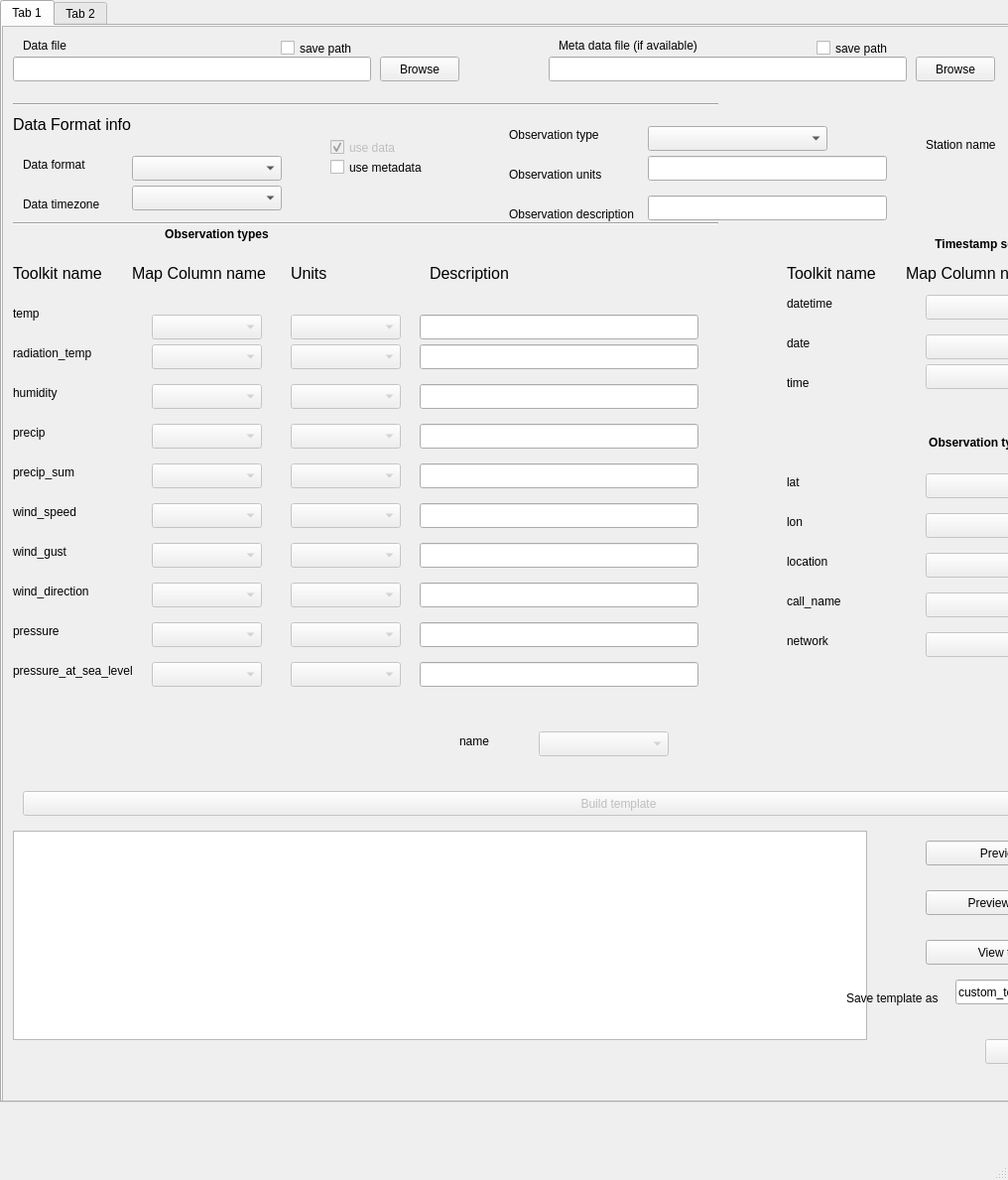
<?xml version="1.0" encoding="UTF-8"?>
<ui version="4.0">
 <class>MainWindow</class>
 <widget class="QMainWindow" name="MainWindow">
  <property name="geometry">
   <rect>
    <x>0</x>
    <y>0</y>
    <width>1016</width>
    <height>1189</height>
   </rect>
  </property>
  <property name="sizePolicy">
   <sizepolicy hsizetype="Preferred" vsizetype="Preferred">
    <horstretch>0</horstretch>
    <verstretch>0</verstretch>
   </sizepolicy>
  </property>
  <property name="windowTitle">
   <string>MainWindow</string>
  </property>
  <widget class="QWidget" name="centralwidget">
   <property name="sizePolicy">
    <sizepolicy hsizetype="Preferred" vsizetype="Preferred">
     <horstretch>0</horstretch>
     <verstretch>0</verstretch>
    </sizepolicy>
   </property>
   <widget class="QTabWidget" name="tabWidget">
    <property name="geometry">
     <rect>
      <x>0</x>
      <y>0</y>
      <width>1241</width>
      <height>1111</height>
     </rect>
    </property>
    <property name="sizePolicy">
     <sizepolicy hsizetype="Preferred" vsizetype="Preferred">
      <horstretch>0</horstretch>
      <verstretch>0</verstretch>
     </sizepolicy>
    </property>
    <property name="currentIndex">
     <number>0</number>
    </property>
    <widget class="QWidget" name="tab">
     <property name="sizePolicy">
      <sizepolicy hsizetype="Preferred" vsizetype="Preferred">
       <horstretch>0</horstretch>
       <verstretch>0</verstretch>
      </sizepolicy>
     </property>
     <attribute name="title">
      <string>Tab 1</string>
     </attribute>
     <widget class="QScrollArea" name="scrollArea">
      <property name="geometry">
       <rect>
        <x>0</x>
        <y>0</y>
        <width>1500</width>
        <height>1200</height>
       </rect>
      </property>
      <property name="sizePolicy">
       <sizepolicy hsizetype="Preferred" vsizetype="Preferred">
        <horstretch>0</horstretch>
        <verstretch>0</verstretch>
       </sizepolicy>
      </property>
      <property name="minimumSize">
       <size>
        <width>500</width>
        <height>1200</height>
       </size>
      </property>
      <property name="maximumSize">
       <size>
        <width>16777215</width>
        <height>16777215</height>
       </size>
      </property>
      <property name="verticalScrollBarPolicy">
       <enum>Qt::ScrollBarAlwaysOn</enum>
      </property>
      <property name="sizeAdjustPolicy">
       <enum>QAbstractScrollArea::AdjustToContents</enum>
      </property>
      <property name="widgetResizable">
       <bool>true</bool>
      </property>
      <widget class="QWidget" name="scrollAreaWidgetContents">
       <property name="enabled">
        <bool>true</bool>
       </property>
       <property name="geometry">
        <rect>
         <x>0</x>
         <y>0</y>
         <width>1200</width>
         <height>1198</height>
        </rect>
       </property>
       <property name="sizePolicy">
        <sizepolicy hsizetype="Preferred" vsizetype="Preferred">
         <horstretch>20</horstretch>
         <verstretch>20</verstretch>
        </sizepolicy>
       </property>
       <property name="maximumSize">
        <size>
         <width>1200</width>
         <height>1200</height>
        </size>
       </property>
       <widget class="QPushButton" name="save_template">
        <property name="enabled">
         <bool>false</bool>
        </property>
        <property name="geometry">
         <rect>
          <x>1560</x>
          <y>970</y>
          <width>80</width>
          <height>25</height>
         </rect>
        </property>
        <property name="text">
         <string>Save</string>
        </property>
       </widget>
       <widget class="QLabel" name="label_7">
        <property name="geometry">
         <rect>
          <x>430</x>
          <y>240</y>
          <width>111</width>
          <height>17</height>
         </rect>
        </property>
        <property name="font">
         <font>
          <pointsize>12</pointsize>
         </font>
        </property>
        <property name="text">
         <string>Description</string>
        </property>
       </widget>
       <widget class="QComboBox" name="loc_col_CB">
        <property name="enabled">
         <bool>false</bool>
        </property>
        <property name="geometry">
         <rect>
          <x>930</x>
          <y>530</y>
          <width>111</width>
          <height>25</height>
         </rect>
        </property>
       </widget>
       <widget class="QComboBox" name="radtemp_col_CB">
        <property name="enabled">
         <bool>false</bool>
        </property>
        <property name="geometry">
         <rect>
          <x>150</x>
          <y>320</y>
          <width>111</width>
          <height>25</height>
         </rect>
        </property>
       </widget>
       <widget class="QLabel" name="label_50">
        <property name="geometry">
         <rect>
          <x>510</x>
          <y>100</y>
          <width>111</width>
          <height>17</height>
         </rect>
        </property>
        <property name="text">
         <string>Observation type</string>
        </property>
       </widget>
       <widget class="QComboBox" name="dir_col_CB">
        <property name="enabled">
         <bool>false</bool>
        </property>
        <property name="geometry">
         <rect>
          <x>150</x>
          <y>560</y>
          <width>111</width>
          <height>25</height>
         </rect>
        </property>
       </widget>
       <widget class="QComboBox" name="psea_col_CB">
        <property name="enabled">
         <bool>false</bool>
        </property>
        <property name="geometry">
         <rect>
          <x>150</x>
          <y>640</y>
          <width>111</width>
          <height>25</height>
         </rect>
        </property>
       </widget>
       <widget class="QPushButton" name="Browse_data_B">
        <property name="geometry">
         <rect>
          <x>380</x>
          <y>30</y>
          <width>80</width>
          <height>25</height>
         </rect>
        </property>
        <property name="text">
         <string>Browse</string>
        </property>
       </widget>
       <widget class="QCheckBox" name="save_data_path">
        <property name="geometry">
         <rect>
          <x>280</x>
          <y>10</y>
          <width>82</width>
          <height>23</height>
         </rect>
        </property>
        <property name="text">
         <string>save path</string>
        </property>
       </widget>
       <widget class="QLineEdit" name="gust_desc_T">
        <property name="enabled">
         <bool>true</bool>
        </property>
        <property name="geometry">
         <rect>
          <x>420</x>
          <y>520</y>
          <width>281</width>
          <height>25</height>
         </rect>
        </property>
       </widget>
       <widget class="QLabel" name="label_30">
        <property name="geometry">
         <rect>
          <x>460</x>
          <y>710</y>
          <width>91</width>
          <height>20</height>
         </rect>
        </property>
        <property name="text">
         <string>name</string>
        </property>
       </widget>
       <widget class="QLineEdit" name="hum_desc_T">
        <property name="enabled">
         <bool>true</bool>
        </property>
        <property name="geometry">
         <rect>
          <x>420</x>
          <y>360</y>
          <width>281</width>
          <height>25</height>
         </rect>
        </property>
       </widget>
       <widget class="QPushButton" name="build_B">
        <property name="enabled">
         <bool>false</bool>
        </property>
        <property name="geometry">
         <rect>
          <x>20</x>
          <y>770</y>
          <width>1201</width>
          <height>25</height>
         </rect>
        </property>
        <property name="text">
         <string>Build template</string>
        </property>
       </widget>
       <widget class="QLabel" name="label_34">
        <property name="geometry">
         <rect>
          <x>1060</x>
          <y>530</y>
          <width>151</width>
          <height>17</height>
         </rect>
        </property>
        <property name="text">
         <string>Location name (city name-</string>
        </property>
       </widget>
       <widget class="QLineEdit" name="metadata_file_T">
        <property name="geometry">
         <rect>
          <x>550</x>
          <y>30</y>
          <width>361</width>
          <height>25</height>
         </rect>
        </property>
       </widget>
       <widget class="QComboBox" name="hum_col_CB">
        <property name="enabled">
         <bool>false</bool>
        </property>
        <property name="geometry">
         <rect>
          <x>150</x>
          <y>360</y>
          <width>111</width>
          <height>25</height>
         </rect>
        </property>
       </widget>
       <widget class="QLabel" name="label_21">
        <property name="geometry">
         <rect>
          <x>790</x>
          <y>240</y>
          <width>101</width>
          <height>17</height>
         </rect>
        </property>
        <property name="font">
         <font>
          <pointsize>12</pointsize>
         </font>
        </property>
        <property name="text">
         <string>Toolkit name</string>
        </property>
       </widget>
       <widget class="QLabel" name="label_24">
        <property name="geometry">
         <rect>
          <x>790</x>
          <y>310</y>
          <width>101</width>
          <height>17</height>
         </rect>
        </property>
        <property name="text">
         <string>date</string>
        </property>
       </widget>
       <widget class="QComboBox" name="call_col_CB">
        <property name="enabled">
         <bool>false</bool>
        </property>
        <property name="geometry">
         <rect>
          <x>930</x>
          <y>570</y>
          <width>111</width>
          <height>25</height>
         </rect>
        </property>
       </widget>
       <widget class="QLabel" name="label_37">
        <property name="geometry">
         <rect>
          <x>1250</x>
          <y>980</y>
          <width>111</width>
          <height>17</height>
         </rect>
        </property>
        <property name="text">
         <string>Save template as</string>
        </property>
       </widget>
       <widget class="QLabel" name="label_22">
        <property name="geometry">
         <rect>
          <x>790</x>
          <y>270</y>
          <width>101</width>
          <height>17</height>
         </rect>
        </property>
        <property name="text">
         <string>datetime</string>
        </property>
       </widget>
       <widget class="QComboBox" name="dir_units_CB">
        <property name="enabled">
         <bool>false</bool>
        </property>
        <property name="geometry">
         <rect>
          <x>290</x>
          <y>560</y>
          <width>111</width>
          <height>25</height>
         </rect>
        </property>
       </widget>
       <widget class="QComboBox" name="hum_units_CB">
        <property name="enabled">
         <bool>false</bool>
        </property>
        <property name="geometry">
         <rect>
          <x>290</x>
          <y>360</y>
          <width>111</width>
          <height>25</height>
         </rect>
        </property>
       </widget>
       <widget class="QComboBox" name="name_col_CB">
        <property name="enabled">
         <bool>false</bool>
        </property>
        <property name="geometry">
         <rect>
          <x>540</x>
          <y>710</y>
          <width>131</width>
          <height>25</height>
         </rect>
        </property>
       </widget>
       <widget class="QComboBox" name="gust_col_CB">
        <property name="enabled">
         <bool>false</bool>
        </property>
        <property name="geometry">
         <rect>
          <x>150</x>
          <y>520</y>
          <width>111</width>
          <height>25</height>
         </rect>
        </property>
       </widget>
       <widget class="QLabel" name="label_26">
        <property name="geometry">
         <rect>
          <x>790</x>
          <y>570</y>
          <width>101</width>
          <height>17</height>
         </rect>
        </property>
        <property name="text">
         <string>call_name</string>
        </property>
       </widget>
       <widget class="QLabel" name="label_16">
        <property name="geometry">
         <rect>
          <x>10</x>
          <y>640</y>
          <width>131</width>
          <height>17</height>
         </rect>
        </property>
        <property name="text">
         <string>pressure_at_sea_level</string>
        </property>
       </widget>
       <widget class="QLabel" name="label_10">
        <property name="geometry">
         <rect>
          <x>10</x>
          <y>400</y>
          <width>101</width>
          <height>17</height>
         </rect>
        </property>
        <property name="text">
         <string>precip</string>
        </property>
       </widget>
       <widget class="QComboBox" name="date_col_CB">
        <property name="enabled">
         <bool>false</bool>
        </property>
        <property name="geometry">
         <rect>
          <x>930</x>
          <y>310</y>
          <width>111</width>
          <height>25</height>
         </rect>
        </property>
       </widget>
       <widget class="QComboBox" name="pre_col_CB">
        <property name="enabled">
         <bool>false</bool>
        </property>
        <property name="geometry">
         <rect>
          <x>150</x>
          <y>400</y>
          <width>111</width>
          <height>25</height>
         </rect>
        </property>
       </widget>
       <widget class="QLabel" name="label_39">
        <property name="geometry">
         <rect>
          <x>1060</x>
          <y>610</y>
          <width>151</width>
          <height>17</height>
         </rect>
        </property>
        <property name="text">
         <string>Network name</string>
        </property>
       </widget>
       <widget class="QLabel" name="label">
        <property name="geometry">
         <rect>
          <x>20</x>
          <y>10</y>
          <width>54</width>
          <height>17</height>
         </rect>
        </property>
        <property name="text">
         <string>Data file</string>
        </property>
       </widget>
       <widget class="QComboBox" name="gust_units_CB">
        <property name="enabled">
         <bool>false</bool>
        </property>
        <property name="geometry">
         <rect>
          <x>290</x>
          <y>520</y>
          <width>111</width>
          <height>25</height>
         </rect>
        </property>
       </widget>
       <widget class="QLabel" name="label_35">
        <property name="geometry">
         <rect>
          <x>790</x>
          <y>530</y>
          <width>101</width>
          <height>17</height>
         </rect>
        </property>
        <property name="text">
         <string>location</string>
        </property>
       </widget>
       <widget class="QComboBox" name="lon_col_CB">
        <property name="enabled">
         <bool>false</bool>
        </property>
        <property name="geometry">
         <rect>
          <x>930</x>
          <y>490</y>
          <width>111</width>
          <height>25</height>
         </rect>
        </property>
       </widget>
       <widget class="QPushButton" name="preview_data">
        <property name="geometry">
         <rect>
          <x>1330</x>
          <y>830</y>
          <width>181</width>
          <height>25</height>
         </rect>
        </property>
        <property name="text">
         <string>Preview Data</string>
        </property>
       </widget>
       <widget class="QComboBox" name="p_units_CB">
        <property name="enabled">
         <bool>false</bool>
        </property>
        <property name="geometry">
         <rect>
          <x>290</x>
          <y>600</y>
          <width>111</width>
          <height>25</height>
         </rect>
        </property>
       </widget>
       <widget class="QLabel" name="label_6">
        <property name="geometry">
         <rect>
          <x>290</x>
          <y>240</y>
          <width>111</width>
          <height>17</height>
         </rect>
        </property>
        <property name="font">
         <font>
          <pointsize>12</pointsize>
         </font>
        </property>
        <property name="text">
         <string>Units</string>
        </property>
       </widget>
       <widget class="QComboBox" name="p_col_CB">
        <property name="enabled">
         <bool>false</bool>
        </property>
        <property name="geometry">
         <rect>
          <x>150</x>
          <y>600</y>
          <width>111</width>
          <height>25</height>
         </rect>
        </property>
       </widget>
       <widget class="QLabel" name="label_27">
        <property name="geometry">
         <rect>
          <x>790</x>
          <y>610</y>
          <width>101</width>
          <height>17</height>
         </rect>
        </property>
        <property name="text">
         <string>network</string>
        </property>
       </widget>
       <widget class="QLabel" name="label_14">
        <property name="geometry">
         <rect>
          <x>10</x>
          <y>560</y>
          <width>101</width>
          <height>17</height>
         </rect>
        </property>
        <property name="text">
         <string>wind_direction</string>
        </property>
       </widget>
       <widget class="QLabel" name="label_11">
        <property name="geometry">
         <rect>
          <x>10</x>
          <y>440</y>
          <width>101</width>
          <height>17</height>
         </rect>
        </property>
        <property name="text">
         <string>precip_sum</string>
        </property>
       </widget>
       <widget class="QComboBox" name="radtemp_units_CB">
        <property name="enabled">
         <bool>false</bool>
        </property>
        <property name="geometry">
         <rect>
          <x>290</x>
          <y>320</y>
          <width>111</width>
          <height>25</height>
         </rect>
        </property>
       </widget>
       <widget class="QLabel" name="label_17">
        <property name="geometry">
         <rect>
          <x>10</x>
          <y>240</y>
          <width>101</width>
          <height>17</height>
         </rect>
        </property>
        <property name="font">
         <font>
          <pointsize>12</pointsize>
         </font>
        </property>
        <property name="text">
         <string>Toolkit name</string>
        </property>
       </widget>
       <widget class="QLabel" name="label_18">
        <property name="geometry">
         <rect>
          <x>800</x>
          <y>210</y>
          <width>391</width>
          <height>17</height>
         </rect>
        </property>
        <property name="font">
         <font>
          <weight>75</weight>
          <bold>true</bold>
         </font>
        </property>
        <property name="text">
         <string>Timestamp settings</string>
        </property>
        <property name="alignment">
         <set>Qt::AlignCenter</set>
        </property>
       </widget>
       <widget class="QLabel" name="label_54">
        <property name="geometry">
         <rect>
          <x>20</x>
          <y>170</y>
          <width>111</width>
          <height>17</height>
         </rect>
        </property>
        <property name="text">
         <string>Data timezone</string>
        </property>
       </widget>
       <widget class="QLineEdit" name="pre_desc_T">
        <property name="enabled">
         <bool>true</bool>
        </property>
        <property name="geometry">
         <rect>
          <x>420</x>
          <y>400</y>
          <width>281</width>
          <height>25</height>
         </rect>
        </property>
       </widget>
       <widget class="QLabel" name="label_8">
        <property name="geometry">
         <rect>
          <x>10</x>
          <y>320</y>
          <width>101</width>
          <height>17</height>
         </rect>
        </property>
        <property name="text">
         <string>radiation_temp</string>
        </property>
       </widget>
       <widget class="QComboBox" name="network_col_CB">
        <property name="enabled">
         <bool>false</bool>
        </property>
        <property name="geometry">
         <rect>
          <x>930</x>
          <y>610</y>
          <width>111</width>
          <height>25</height>
         </rect>
        </property>
       </widget>
       <widget class="QComboBox" name="pre_units_CB">
        <property name="enabled">
         <bool>false</bool>
        </property>
        <property name="geometry">
         <rect>
          <x>290</x>
          <y>400</y>
          <width>111</width>
          <height>25</height>
         </rect>
        </property>
       </widget>
       <widget class="QLabel" name="label_38">
        <property name="geometry">
         <rect>
          <x>1060</x>
          <y>570</y>
          <width>151</width>
          <height>17</height>
         </rect>
        </property>
        <property name="text">
         <string>Pseudo name</string>
        </property>
       </widget>
       <widget class="QLineEdit" name="p_desc_T">
        <property name="enabled">
         <bool>true</bool>
        </property>
        <property name="geometry">
         <rect>
          <x>420</x>
          <y>600</y>
          <width>281</width>
          <height>25</height>
         </rect>
        </property>
       </widget>
       <widget class="QLabel" name="label_33">
        <property name="geometry">
         <rect>
          <x>790</x>
          <y>450</y>
          <width>101</width>
          <height>17</height>
         </rect>
        </property>
        <property name="text">
         <string>lat</string>
        </property>
       </widget>
       <widget class="QLabel" name="label_20">
        <property name="geometry">
         <rect>
          <x>1070</x>
          <y>240</y>
          <width>111</width>
          <height>17</height>
         </rect>
        </property>
        <property name="font">
         <font>
          <pointsize>12</pointsize>
         </font>
        </property>
        <property name="text">
         <string>Format</string>
        </property>
       </widget>
       <widget class="QLabel" name="label_49">
        <property name="geometry">
         <rect>
          <x>20</x>
          <y>130</y>
          <width>111</width>
          <height>17</height>
         </rect>
        </property>
        <property name="text">
         <string>Data format</string>
        </property>
       </widget>
       <widget class="QLabel" name="label_4">
        <property name="geometry">
         <rect>
          <x>20</x>
          <y>200</y>
          <width>391</width>
          <height>17</height>
         </rect>
        </property>
        <property name="font">
         <font>
          <weight>75</weight>
          <bold>true</bold>
         </font>
        </property>
        <property name="text">
         <string>Observation types</string>
        </property>
        <property name="alignment">
         <set>Qt::AlignCenter</set>
        </property>
       </widget>
       <widget class="QLineEdit" name="datetime_fmt_T">
        <property name="enabled">
         <bool>true</bool>
        </property>
        <property name="geometry">
         <rect>
          <x>1070</x>
          <y>270</y>
          <width>171</width>
          <height>25</height>
         </rect>
        </property>
       </widget>
       <widget class="QPushButton" name="Browse_metadata_B">
        <property name="geometry">
         <rect>
          <x>920</x>
          <y>30</y>
          <width>80</width>
          <height>25</height>
         </rect>
        </property>
        <property name="text">
         <string>Browse</string>
        </property>
       </widget>
       <widget class="QLineEdit" name="data_file_T">
        <property name="geometry">
         <rect>
          <x>10</x>
          <y>30</y>
          <width>361</width>
          <height>25</height>
         </rect>
        </property>
       </widget>
       <widget class="QLabel" name="label_36">
        <property name="geometry">
         <rect>
          <x>790</x>
          <y>410</y>
          <width>391</width>
          <height>17</height>
         </rect>
        </property>
        <property name="font">
         <font>
          <weight>75</weight>
          <bold>true</bold>
         </font>
        </property>
        <property name="text">
         <string>Observation types</string>
        </property>
        <property name="alignment">
         <set>Qt::AlignCenter</set>
        </property>
       </widget>
       <widget class="QLineEdit" name="dir_desc_T">
        <property name="enabled">
         <bool>true</bool>
        </property>
        <property name="geometry">
         <rect>
          <x>420</x>
          <y>560</y>
          <width>281</width>
          <height>25</height>
         </rect>
        </property>
       </widget>
       <widget class="QLabel" name="label_48">
        <property name="geometry">
         <rect>
          <x>10</x>
          <y>90</y>
          <width>261</width>
          <height>17</height>
         </rect>
        </property>
        <property name="font">
         <font>
          <pointsize>12</pointsize>
         </font>
        </property>
        <property name="text">
         <string>Data Format info</string>
        </property>
       </widget>
       <widget class="QCheckBox" name="checkBox">
        <property name="enabled">
         <bool>false</bool>
        </property>
        <property name="geometry">
         <rect>
          <x>330</x>
          <y>110</y>
          <width>82</width>
          <height>23</height>
         </rect>
        </property>
        <property name="text">
         <string>use data</string>
        </property>
        <property name="checkable">
         <bool>true</bool>
        </property>
        <property name="checked">
         <bool>true</bool>
        </property>
        <property name="autoExclusive">
         <bool>false</bool>
        </property>
       </widget>
       <widget class="QLineEdit" name="radtemp_desc_T">
        <property name="enabled">
         <bool>true</bool>
        </property>
        <property name="geometry">
         <rect>
          <x>420</x>
          <y>320</y>
          <width>281</width>
          <height>25</height>
         </rect>
        </property>
       </widget>
       <widget class="QLabel" name="label_13">
        <property name="geometry">
         <rect>
          <x>10</x>
          <y>520</y>
          <width>101</width>
          <height>17</height>
         </rect>
        </property>
        <property name="text">
         <string>wind_gust</string>
        </property>
       </widget>
       <widget class="QComboBox" name="lat_col_CB">
        <property name="enabled">
         <bool>false</bool>
        </property>
        <property name="geometry">
         <rect>
          <x>930</x>
          <y>450</y>
          <width>111</width>
          <height>25</height>
         </rect>
        </property>
       </widget>
       <widget class="QComboBox" name="browse_format">
        <property name="geometry">
         <rect>
          <x>130</x>
          <y>130</y>
          <width>151</width>
          <height>25</height>
         </rect>
        </property>
       </widget>
       <widget class="QLabel" name="label_3">
        <property name="geometry">
         <rect>
          <x>10</x>
          <y>280</y>
          <width>101</width>
          <height>17</height>
         </rect>
        </property>
        <property name="text">
         <string>temp</string>
        </property>
       </widget>
       <widget class="Line" name="line_5">
        <property name="geometry">
         <rect>
          <x>10</x>
          <y>70</y>
          <width>711</width>
          <height>16</height>
         </rect>
        </property>
        <property name="font">
         <font>
          <pointsize>14</pointsize>
         </font>
        </property>
        <property name="orientation">
         <enum>Qt::Horizontal</enum>
        </property>
       </widget>
       <widget class="QComboBox" name="datetime_col_CB">
        <property name="enabled">
         <bool>false</bool>
        </property>
        <property name="geometry">
         <rect>
          <x>930</x>
          <y>270</y>
          <width>111</width>
          <height>25</height>
         </rect>
        </property>
       </widget>
       <widget class="QLabel" name="label_25">
        <property name="geometry">
         <rect>
          <x>790</x>
          <y>490</y>
          <width>101</width>
          <height>17</height>
         </rect>
        </property>
        <property name="text">
         <string>lon</string>
        </property>
       </widget>
       <widget class="QLabel" name="label_31">
        <property name="geometry">
         <rect>
          <x>1060</x>
          <y>450</y>
          <width>151</width>
          <height>17</height>
         </rect>
        </property>
        <property name="text">
         <string>Latitude</string>
        </property>
       </widget>
       <widget class="QLabel" name="label_9">
        <property name="geometry">
         <rect>
          <x>10</x>
          <y>360</y>
          <width>101</width>
          <height>17</height>
         </rect>
        </property>
        <property name="text">
         <string>humidity</string>
        </property>
       </widget>
       <widget class="QLabel" name="label_51">
        <property name="geometry">
         <rect>
          <x>510</x>
          <y>140</y>
          <width>111</width>
          <height>17</height>
         </rect>
        </property>
        <property name="text">
         <string>Observation units</string>
        </property>
       </widget>
       <widget class="QLabel" name="label_23">
        <property name="geometry">
         <rect>
          <x>790</x>
          <y>350</y>
          <width>101</width>
          <height>17</height>
         </rect>
        </property>
        <property name="text">
         <string>time</string>
        </property>
       </widget>
       <widget class="QLabel" name="label_12">
        <property name="geometry">
         <rect>
          <x>10</x>
          <y>480</y>
          <width>101</width>
          <height>17</height>
         </rect>
        </property>
        <property name="text">
         <string>wind_speed</string>
        </property>
       </widget>
       <widget class="QComboBox" name="psea_units_CB">
        <property name="enabled">
         <bool>false</bool>
        </property>
        <property name="geometry">
         <rect>
          <x>290</x>
          <y>640</y>
          <width>111</width>
          <height>25</height>
         </rect>
        </property>
       </widget>
       <widget class="QLineEdit" name="date_fmt_T">
        <property name="enabled">
         <bool>true</bool>
        </property>
        <property name="geometry">
         <rect>
          <x>1070</x>
          <y>310</y>
          <width>171</width>
          <height>25</height>
         </rect>
        </property>
       </widget>
       <widget class="QLabel" name="label_19">
        <property name="geometry">
         <rect>
          <x>910</x>
          <y>240</y>
          <width>151</width>
          <height>17</height>
         </rect>
        </property>
        <property name="font">
         <font>
          <pointsize>12</pointsize>
         </font>
        </property>
        <property name="text">
         <string>Map Column name</string>
        </property>
       </widget>
       <widget class="QLineEdit" name="psea_desc_T">
        <property name="enabled">
         <bool>true</bool>
        </property>
        <property name="geometry">
         <rect>
          <x>420</x>
          <y>640</y>
          <width>281</width>
          <height>25</height>
         </rect>
        </property>
       </widget>
       <widget class="Line" name="line">
        <property name="geometry">
         <rect>
          <x>10</x>
          <y>190</y>
          <width>711</width>
          <height>16</height>
         </rect>
        </property>
        <property name="font">
         <font>
          <pointsize>14</pointsize>
         </font>
        </property>
        <property name="orientation">
         <enum>Qt::Horizontal</enum>
        </property>
       </widget>
       <widget class="QCheckBox" name="save_metadata_path">
        <property name="geometry">
         <rect>
          <x>820</x>
          <y>10</y>
          <width>82</width>
          <height>23</height>
         </rect>
        </property>
        <property name="text">
         <string>save path</string>
        </property>
       </widget>
       <widget class="QLabel" name="label_5">
        <property name="geometry">
         <rect>
          <x>130</x>
          <y>240</y>
          <width>151</width>
          <height>17</height>
         </rect>
        </property>
        <property name="font">
         <font>
          <pointsize>12</pointsize>
         </font>
        </property>
        <property name="text">
         <string>Map Column name</string>
        </property>
       </widget>
       <widget class="QComboBox" name="pre_s_units_CB">
        <property name="enabled">
         <bool>false</bool>
        </property>
        <property name="geometry">
         <rect>
          <x>290</x>
          <y>440</y>
          <width>111</width>
          <height>25</height>
         </rect>
        </property>
       </widget>
       <widget class="QLabel" name="label_53">
        <property name="geometry">
         <rect>
          <x>930</x>
          <y>110</y>
          <width>111</width>
          <height>17</height>
         </rect>
        </property>
        <property name="text">
         <string>Station name</string>
        </property>
       </widget>
       <widget class="QLineEdit" name="pre_s_desc_T">
        <property name="enabled">
         <bool>true</bool>
        </property>
        <property name="geometry">
         <rect>
          <x>420</x>
          <y>440</y>
          <width>281</width>
          <height>25</height>
         </rect>
        </property>
       </widget>
       <widget class="QLabel" name="label_32">
        <property name="geometry">
         <rect>
          <x>1060</x>
          <y>490</y>
          <width>151</width>
          <height>17</height>
         </rect>
        </property>
        <property name="text">
         <string>Longitude</string>
        </property>
       </widget>
       <widget class="QLabel" name="label_2">
        <property name="geometry">
         <rect>
          <x>560</x>
          <y>10</y>
          <width>171</width>
          <height>17</height>
         </rect>
        </property>
        <property name="text">
         <string>Meta data file (if available)</string>
        </property>
       </widget>
       <widget class="QLabel" name="label_52">
        <property name="geometry">
         <rect>
          <x>510</x>
          <y>180</y>
          <width>141</width>
          <height>17</height>
         </rect>
        </property>
        <property name="text">
         <string>Observation description</string>
        </property>
       </widget>
       <widget class="QPushButton" name="preview_metadata">
        <property name="geometry">
         <rect>
          <x>1330</x>
          <y>880</y>
          <width>181</width>
          <height>25</height>
         </rect>
        </property>
        <property name="text">
         <string>Preview Metadata</string>
        </property>
       </widget>
       <widget class="QLabel" name="label_15">
        <property name="geometry">
         <rect>
          <x>10</x>
          <y>600</y>
          <width>101</width>
          <height>17</height>
         </rect>
        </property>
        <property name="text">
         <string>pressure</string>
        </property>
       </widget>
       <widget class="QComboBox" name="pre_s_col_CB">
        <property name="enabled">
         <bool>false</bool>
        </property>
        <property name="geometry">
         <rect>
          <x>150</x>
          <y>440</y>
          <width>111</width>
          <height>25</height>
         </rect>
        </property>
       </widget>
       <widget class="QLineEdit" name="wide_obs_desc">
        <property name="enabled">
         <bool>true</bool>
        </property>
        <property name="geometry">
         <rect>
          <x>650</x>
          <y>170</y>
          <width>241</width>
          <height>25</height>
         </rect>
        </property>
       </widget>
       <widget class="QComboBox" name="wide_obs_type">
        <property name="geometry">
         <rect>
          <x>650</x>
          <y>100</y>
          <width>181</width>
          <height>25</height>
         </rect>
        </property>
       </widget>
       <widget class="QLineEdit" name="wide_obs_units">
        <property name="enabled">
         <bool>true</bool>
        </property>
        <property name="geometry">
         <rect>
          <x>650</x>
          <y>130</y>
          <width>241</width>
          <height>25</height>
         </rect>
        </property>
       </widget>
       <widget class="QLineEdit" name="stationname">
        <property name="enabled">
         <bool>true</bool>
        </property>
        <property name="geometry">
         <rect>
          <x>1020</x>
          <y>100</y>
          <width>241</width>
          <height>25</height>
         </rect>
        </property>
       </widget>
       <widget class="QComboBox" name="timezone_spinner">
        <property name="geometry">
         <rect>
          <x>130</x>
          <y>160</y>
          <width>151</width>
          <height>25</height>
         </rect>
        </property>
       </widget>
       <widget class="QCheckBox" name="use_metadata">
        <property name="geometry">
         <rect>
          <x>330</x>
          <y>130</y>
          <width>111</width>
          <height>23</height>
         </rect>
        </property>
        <property name="text">
         <string>use metadata</string>
        </property>
       </widget>
       <widget class="QComboBox" name="temp_units_CB">
        <property name="enabled">
         <bool>false</bool>
        </property>
        <property name="geometry">
         <rect>
          <x>290</x>
          <y>290</y>
          <width>111</width>
          <height>25</height>
         </rect>
        </property>
       </widget>
       <widget class="QComboBox" name="temp_col_CB">
        <property name="enabled">
         <bool>false</bool>
        </property>
        <property name="geometry">
         <rect>
          <x>150</x>
          <y>290</y>
          <width>111</width>
          <height>25</height>
         </rect>
        </property>
       </widget>
       <widget class="QLineEdit" name="temp_desc_T">
        <property name="enabled">
         <bool>true</bool>
        </property>
        <property name="geometry">
         <rect>
          <x>420</x>
          <y>290</y>
          <width>281</width>
          <height>25</height>
         </rect>
        </property>
       </widget>
       <widget class="QComboBox" name="wind_col_CB">
        <property name="enabled">
         <bool>false</bool>
        </property>
        <property name="geometry">
         <rect>
          <x>150</x>
          <y>480</y>
          <width>111</width>
          <height>25</height>
         </rect>
        </property>
       </widget>
       <widget class="QComboBox" name="wind_units_CB">
        <property name="enabled">
         <bool>false</bool>
        </property>
        <property name="geometry">
         <rect>
          <x>290</x>
          <y>480</y>
          <width>111</width>
          <height>25</height>
         </rect>
        </property>
       </widget>
       <widget class="QLineEdit" name="wind_desc_T">
        <property name="enabled">
         <bool>true</bool>
        </property>
        <property name="geometry">
         <rect>
          <x>420</x>
          <y>480</y>
          <width>281</width>
          <height>25</height>
         </rect>
        </property>
       </widget>
       <widget class="QComboBox" name="time_col_CB">
        <property name="enabled">
         <bool>false</bool>
        </property>
        <property name="geometry">
         <rect>
          <x>930</x>
          <y>340</y>
          <width>111</width>
          <height>25</height>
         </rect>
        </property>
       </widget>
       <widget class="QLineEdit" name="time_fmt_T">
        <property name="enabled">
         <bool>true</bool>
        </property>
        <property name="geometry">
         <rect>
          <x>1070</x>
          <y>340</y>
          <width>171</width>
          <height>25</height>
         </rect>
        </property>
       </widget>
       <widget class="QTableView" name="table">
        <property name="geometry">
         <rect>
          <x>10</x>
          <y>810</y>
          <width>861</width>
          <height>211</height>
         </rect>
        </property>
       </widget>
       <widget class="QPushButton" name="preview_metadata_3">
        <property name="geometry">
         <rect>
          <x>930</x>
          <y>870</y>
          <width>181</width>
          <height>25</height>
         </rect>
        </property>
        <property name="text">
         <string>Preview Metadata</string>
        </property>
       </widget>
       <widget class="QPushButton" name="view_template">
        <property name="geometry">
         <rect>
          <x>930</x>
          <y>920</y>
          <width>181</width>
          <height>25</height>
         </rect>
        </property>
        <property name="text">
         <string>View template</string>
        </property>
       </widget>
       <widget class="QPushButton" name="preview_data_3">
        <property name="geometry">
         <rect>
          <x>930</x>
          <y>820</y>
          <width>181</width>
          <height>25</height>
         </rect>
        </property>
        <property name="text">
         <string>Preview Data</string>
        </property>
       </widget>
       <widget class="QLabel" name="label_89">
        <property name="geometry">
         <rect>
          <x>850</x>
          <y>970</y>
          <width>111</width>
          <height>17</height>
         </rect>
        </property>
        <property name="text">
         <string>Save template as</string>
        </property>
       </widget>
       <widget class="QLineEdit" name="templatename">
        <property name="geometry">
         <rect>
          <x>960</x>
          <y>960</y>
          <width>161</width>
          <height>25</height>
         </rect>
        </property>
        <property name="text">
         <string>custom_template</string>
        </property>
       </widget>
       <widget class="QPushButton" name="save_template_3">
        <property name="enabled">
         <bool>false</bool>
        </property>
        <property name="geometry">
         <rect>
          <x>990</x>
          <y>1020</y>
          <width>80</width>
          <height>25</height>
         </rect>
        </property>
        <property name="text">
         <string>Save</string>
        </property>
       </widget>
       <widget class="QPushButton" name="start_mapping_B">
        <property name="geometry">
         <rect>
          <x>1040</x>
          <y>30</y>
          <width>191</width>
          <height>25</height>
         </rect>
        </property>
        <property name="text">
         <string>Start Mapping</string>
        </property>
       </widget>
      </widget>
     </widget>
    </widget>
    <widget class="QWidget" name="tab_2">
     <attribute name="title">
      <string>Tab 2</string>
     </attribute>
    </widget>
   </widget>
  </widget>
  <widget class="QMenuBar" name="menubar">
   <property name="geometry">
    <rect>
     <x>0</x>
     <y>0</y>
     <width>1016</width>
     <height>22</height>
    </rect>
   </property>
  </widget>
  <widget class="QStatusBar" name="statusbar"/>
 </widget>
 <resources/>
 <connections/>
</ui>
